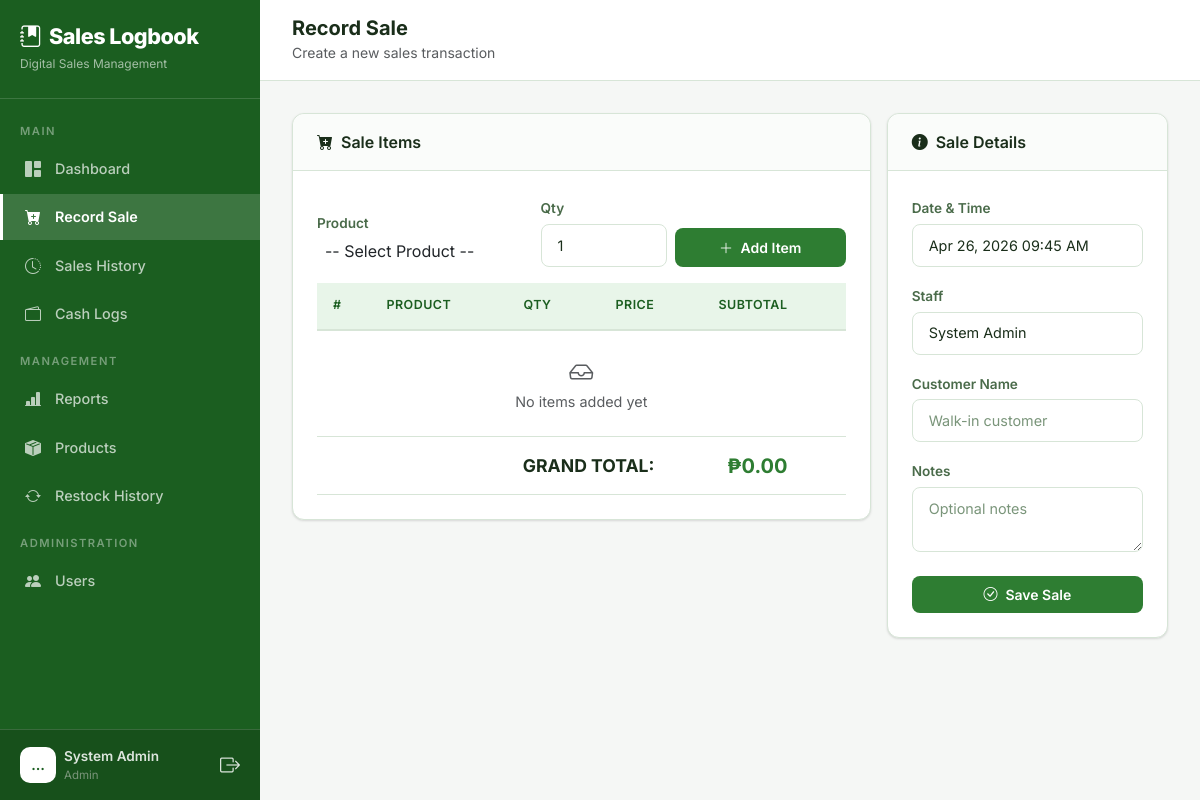
The page /sales/new/ (signed in) on the database its author committed.
### core/models.py (models this page shows, shortened)
class User(AbstractUser):
    ROLE_CHOICES = (
        ('admin', 'Admin'),
        ('manager', 'Manager'),
        ('staff', 'Sales Staff'),
    )
    role = models.CharField(max_length=10, choices=ROLE_CHOICES, default='staff')
    phone = models.CharField(max_length=20, blank=True, null=True)

### core/views.py (the view)
# urls.py: path('sales/new/', views.record_sale, name='record_sale'),
@login_required
def record_sale(request):
    products = Product.objects.filter(is_active=True)
    if request.method == 'POST':
        form = SaleForm(request.POST)
        items_json = request.POST.get('items_data', '[]')
        try:
            items_data = json.loads(items_json)
        except json.JSONDecodeError:
            items_data = []
        if form.is_valid() and items_data:
            sale = form.save(commit=False)
            sale.user = request.user
            sale.save()
            for item in items_data:
                product = Product.objects.get(id=item['product_id'])
                SaleItem.objects.create(
                    sale=sale,
                    product=product,
                    product_name=product.name,
                    quantity=int(item['quantity']),
                    price=Decimal(str(item['price'])),
                )
                if product.stock >= int(item['quantity']):
                    product.stock -= int(item['quantity'])
                    product.save(update_fields=['stock'])
            sale.recalculate_total()
            messages.success(request, f'Sale {sale.invoice_number} recorded successfully! Total: ₱{sale.total_amount:,.2f}')
            return redirect('sale_detail', pk=sale.pk)
        else:
            if not items_data:
                messages.error(request, 'Please add at least one item to the sale.')
    else:
        form = SaleForm()
    products_json = json.dumps([
        {'id': p.id, 'name': p.name, 'price': float(p.price), 'stock': p.stock}
        for p in products
    ])
    return render(request, 'core/record_sale.html', {
        'form': form,
        'products_json': products_json,
    })

### core/forms.py
class SaleForm(forms.ModelForm):
    class Meta:
        model = Sale
        fields = ['customer_name', 'notes']
        widgets = {
            'customer_name': forms.TextInput(attrs={'class': 'form-control', 'placeholder': 'Walk-in customer'}),
            'notes': forms.Textarea(attrs={'class': 'form-control', 'rows': 2, 'placeholder': 'Optional notes'}),
        }

### core/templates/core/record_sale.html (shortened to what this page needs)
{% extends "core/base.html" %}
{% load static %}
{% block body %}
{% include "core/partials/sidebar.html" %}
<div class="main-content">
    <div class="top-bar d-flex justify-content-between align-items-center">
        <div class="d-flex align-items-center gap-3">
            <div>
                <h5 class="mb-0 fw-bold">Record Sale</h5>
                <small class="text-muted">Create a new sales transaction</small>
            </div>
        </div>
    </div>
    <div class="page-content fade-in">
        <form method="post" id="saleForm">
            <div class="row g-3">
                <div class="col-lg-8">
                    <div class="card">
                        <div class="card-header d-flex justify-content-between align-items-center">
                            <span><i class="bi bi-cart-plus-fill me-2"></i>Sale Items</span>
                        </div>
                        <div class="card-body">
                            <div class="row g-2 mb-3 align-items-end">
                                <div class="col-md-5">
                                    <label class="form-label">Product</label>
                                </div>
                                <div class="col-md-3">
                                    <label class="form-label">Qty</label>
                                    <input type="number" class="form-control" id="addQty" value="1" min="1">
                                </div>
                                <div class="col-md-4">
                                    <button type="button" class="btn btn-success w-100" id="addItemBtn">
                                        <i class="bi bi-plus-lg me-1"></i> Add Item
                                    </button>
                                </div>
                            </div>
                            <div class="table-responsive">
                                <table class="table table-hover mb-0" id="itemsTable">
                                    <thead>
                                        <tr>
                                            <th>#</th>
                                            <th>Product</th>
                                            <th class="text-center">Qty</th>
                                            <th class="text-end">Price</th>
                                            <th class="text-end">Subtotal</th>
                                            <th></th>
                                        </tr>
                                    </thead>
                                    <tbody id="itemsBody">
                                        <tr id="emptyRow">
                                            <td colspan="6" class="text-center text-muted py-4">
                                                <i class="bi bi-inbox" style="font-size: 1.5rem;"></i>
                                                <br>No items added yet
                                            </td>
                                        </tr>
                                    </tbody>
                                    <tfoot>
                                        <tr>
                                            <td colspan="4" class="text-end fw-bold" style="font-size: 1.1rem;">GRAND TOTAL:</td>
                                            <td class="text-end fw-bold text-primary" style="font-size: 1.25rem;" id="grandTotal">₱0.00</td>
                                            <td></td>
                                        </tr>
                                    </tfoot>
                                </table>
                            </div>
                        </div>
                    </div>
                </div>
                <div class="col-lg-4">
                    <div class="card">
                        <div class="card-header">
                            <i class="bi bi-info-circle-fill me-2"></i>Sale Details
                        </div>
                        <div class="card-body">
                            <div class="mb-3">
                                <label class="form-label">Date & Time</label>
                                <input type="text" class="form-control" value="{% now 'M d, Y h:i A' %}" readonly>
                            </div>
                            <div class="mb-3">
                                <label class="form-label">Staff</label>
                                <input type="text" class="form-control" value="{{ request.user.get_full_name|default:request.user.username }}" readonly>
                            </div>
                            <div class="mb-3">
                                <label class="form-label">Customer Name</label>
                                {{ form.customer_name }}
                            </div>
                            <div class="mb-3">
                                <label class="form-label">Notes</label>
                                {{ form.notes }}
                            </div>
                            <button type="submit" class="btn btn-primary w-100 py-2 mt-2" id="submitSale">
                                <i class="bi bi-check-circle me-2"></i>Save Sale
                            </button>
                        </div>
                    </div>
                </div>
            </div>
        </form>
    </div>
</div>
{% endblock %}

### core/templates/core/partials/sidebar.html (shortened to what this page needs)
{% load static %}
<nav class="sidebar" id="sidebar">
    <div class="brand">
        <h4><i class="bi bi-journal-bookmark-fill me-2"></i>Sales Logbook</h4>
        <small>Digital Sales Management</small>
    </div>
    <div class="d-flex flex-column" style="height: calc(100% - 85px - 80px);">
        <div class="flex-grow-1 overflow-auto py-2">
            <div class="nav-divider">Main</div>
            <a href="{% url 'dashboard' %}"
                class="nav-link {% if request.resolver_match.url_name == 'dashboard' %}active{% endif %}">
                <i class="bi bi-grid-1x2-fill"></i> Dashboard
            </a>
            <a href="{% url 'record_sale' %}"
                class="nav-link {% if request.resolver_match.url_name == 'record_sale' %}active{% endif %}">
                <i class="bi bi-cart-plus-fill"></i> Record Sale
            </a>
            <a href="{% url 'sales_history' %}"
                class="nav-link {% if request.resolver_match.url_name == 'sales_history' %}active{% endif %}">
                <i class="bi bi-clock-history"></i> Sales History
            </a>
            <a href="{% url 'cash_log_list' %}"
                class="nav-link {% if 'cash_log' in request.resolver_match.url_name %}active{% endif %}">
                <i class="bi bi-wallet2"></i> Cash Logs
            </a>
            {% if request.user.role == 'admin' or request.user.role == 'manager' %}
            <div class="nav-divider">Management</div>
            <a href="{% url 'reports' %}"
                class="nav-link {% if request.resolver_match.url_name == 'reports' %}active{% endif %}">
                <i class="bi bi-bar-chart-line-fill"></i> Reports
            </a>
            <a href="{% url 'product_list' %}"
                class="nav-link {% if request.resolver_match.url_name == 'product_list' or request.resolver_match.url_name == 'product_create' or request.resolver_match.url_name == 'product_edit' %}active{% endif %}">
                <i class="bi bi-box-seam-fill"></i> Products
            </a>
            <a href="{% url 'restock_list' %}"
                class="nav-link {% if 'restock' in request.resolver_match.url_name %}active{% endif %}">
                <i class="bi bi-arrow-repeat"></i> Restock History
            </a>
            {% endif %}
            {% if request.user.role == 'admin' %}
            <div class="nav-divider">Administration</div>
            <a href="{% url 'user_list' %}"
                class="nav-link {% if request.resolver_match.url_name == 'user_list' or request.resolver_match.url_name == 'user_create' or request.resolver_match.url_name == 'user_edit' %}active{% endif %}">
                <i class="bi bi-people-fill"></i> Users
            </a>
            {% endif %}
        </div>
        <div class="user-info">
            <div class="d-flex align-items-center gap-2">
                <div class="avatar">
                    {{ request.user.first_name|default:request.user.username|truncatechars:1|upper }}
                </div>
                <div class="flex-grow-1">
                    <div class="fw-semibold" style="font-size: 0.85rem;">
                        {{request.user.get_full_name|default:request.user.username }}</div>
                    <div style="font-size: 0.72rem; color: var(--text-muted);">{{ request.user.get_role_display }}</div>
                </div>
                <a href="{% url 'logout' %}" class="text-secondary" title="Logout">
                    <i class="bi bi-box-arrow-right fs-5"></i>
                </a>
            </div>
        </div>
    </div>
</nav>

### rows shown on the page
User: user.first_name "…", user.get_full_name "System Admin", user.role "Admin"
